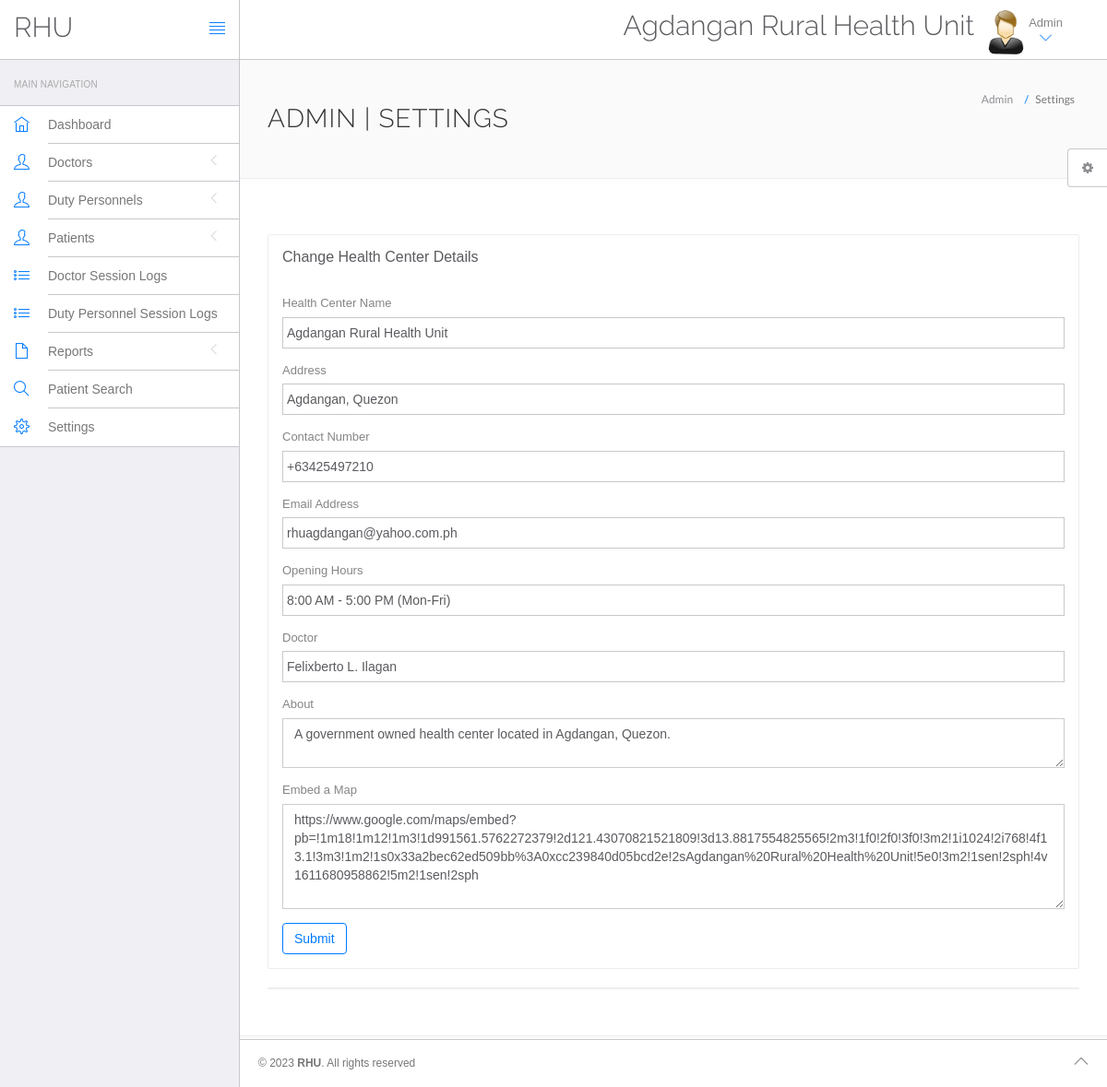
Screenshot of /admin/setting.php (signed in) with the database file from the repository.
### tables this page shows
CREATE TABLE `settings` (
  `id` int(11) NOT NULL,
  `HealthCenter` varchar(200) DEFAULT NULL,
  `Address` varchar(200) DEFAULT NULL,
  `ContactNo` varchar(12) DEFAULT NULL,
  `EmailAdd` mediumtext DEFAULT NULL,
  `OpeningHour` varchar(200) DEFAULT NULL,
  `Doctor` mediumtext DEFAULT NULL,
  `About` mediumtext DEFAULT NULL,
  `Map` longtext DEFAULT NULL
);

### admin/setting.php (the view, shortened to what this page needs)
<?php
include('include/config.php');
$no="";
$email="";
$hour="";
$doctor="";
$about="";
$map="";
$val=mysqli_query($con,"select * from settings where id = 1");
while ($row_val=mysqli_fetch_array($val)) {
	$address = $row_val['Address'];
	$no = $row_val['ContactNo'];
	$email = $row_val['EmailAdd'];
	$hour = $row_val['OpeningHour'];
	$doctor = $row_val['Doctor'];
	$about = $row_val['About'];
	$map = $row_val['Map'];
}
?>
<!DOCTYPE html>
<html lang="en">
	<head>
		<link rel="stylesheet" href="vendor/bootstrap/css/bootstrap.min.css">
		<link rel="stylesheet" href="vendor/fontawesome/css/font-awesome.min.css">
		<link rel="stylesheet" href="vendor/themify-icons/themify-icons.min.css">
		<link href="vendor/animate.css/animate.min.css" rel="stylesheet" media="screen">
		<link href="vendor/perfect-scrollbar/perfect-scrollbar.min.css" rel="stylesheet" media="screen">
		<link href="vendor/switchery/switchery.min.css" rel="stylesheet" media="screen">
		<link href="vendor/bootstrap-touchspin/jquery.bootstrap-touchspin.min.css" rel="stylesheet" media="screen">
		<link href="vendor/select2/select2.min.css" rel="stylesheet" media="screen">
		<link href="vendor/bootstrap-datepicker/bootstrap-datepicker3.standalone.min.css" rel="stylesheet" media="screen">
		<link href="vendor/bootstrap-timepicker/bootstrap-timepicker.min.css" rel="stylesheet" media="screen">
		<link rel="stylesheet" href="assets/css/styles.css">
		<link rel="stylesheet" href="assets/css/plugins.css">
		<link rel="stylesheet" href="assets/css/themes/theme-1.css" id="skin_color" />
	</head>
	<body>
		<div id="app">
<?php include('include/sidebar.php');?>
			<div class="app-content">
						<?php include('include/header.php');?>
				<div class="main-content" >
					<div class="wrap-content container" id="container">
						<section id="page-title">
							<div class="row">
								<div class="col-sm-8">
									<h1 class="mainTitle">Admin | Settings</h1>
																	</div>
								<ol class="breadcrumb">
									<li>
										<span>Admin</span>
									</li>
									<li class="active">
										<span>Settings</span>
									</li>
								</ol>
							</div>
						</section>
						<div class="container-fluid container-fullw bg-white">
							<div class="row">
								<div class="col-md-12">
									<div class="row margin-top-30">
										<div class="col-md-12">
											<div class="panel panel-white">
												<div class="panel-heading">
													<h5 class="panel-title">Change Health Center Details</h5>
												</div>
												<div class="panel-body">
													<form action="" role="form" name="" method="post" autocomplete="off">
														<div class="form-group">
															<label for="hc-name">
																Health Center Name
															</label>
															<input type="text" name="healthcenter" class="form-control" value="<?php  echo $name;?>" required="true">
														</div>
														<div class="form-group">
															<label for="hc-address">
																Address
															</label>
															<input type="text" name="address" class="form-control" value="<?php  echo $address;?>" required="true">
														</div>
														<div class="form-group">
															<label for="hc-contactno">
																Contact Number
															</label>
															<input type="text" name="contactno" class="form-control" value="<?php  echo $no;?>" required="true" maxlength="12">
														</div>
														<div class="form-group">
															<label for="hc-email">
																Email Address
															</label>
															<input type="email" name="emailadd" class="form-control" value="<?php  echo $email;?>" required="true">
														</div>
														<div class="form-group">
															<label for="hc-openhr">
																Opening Hours
															</label>
															<input type="text" name="openhour" class="form-control"  value="<?php  echo $hour;?>" required="true">
														</div>
														<div class="form-group">
															<label for="hc-doctor">
																Doctor
															</label>
															<input type="text" name="doctor" class="form-control"  value="<?php  echo $doctor;?>" required="true">
														</div>
														<div class="form-group">
															<label for="hc-about">
																About
															</label>
															<textarea type="text" name="about" class="form-control" required="true"><?php  echo $about;?></textarea>
														</div>
														<div class="form-group">
															<label for="hc-map">
																Embed a Map
															</label>
															<textarea type="text" name="map" class="form-control" rows="5" required="true"><?php  echo $map;?></textarea>
														</div>
														<button type="submit" name="submit" class="btn btn-o btn-primary">
															Submit
														</button>
													</form>
												</div>
											</div>
										</div>
											</div>
										</div>
									<div class="col-lg-12 col-md-12">
											<div class="panel panel-white">
											</div>
										</div>
									</div>
								</div>
							</div>
						</div>
					</div>
	<?php include('include/footer.php');?>
	<?php include('include/setting.php');?>
		</div>
	</body>
</html>

### admin/include/header.php (shortened to what this page needs)
<?php
include("include/config.php");
$val=mysqli_query($con,"select * from settings where id = 1");
while ($row_val=mysqli_fetch_array($val)) {
	$name = $row_val['HealthCenter'];
}
?>
<header class="navbar navbar-default navbar-static-top">
					<div class="navbar-header">
						<a class="navbar-brand" href="#">
							<h2 style="padding-top:20%; ">RHU</h2>
						</a>
						<a href="#" class="sidebar-toggler pull-right visible-md visible-lg" data-toggle-class="app-sidebar-closed" data-toggle-target="#app">
							<i class="ti-align-justify"></i>
						</a>
					</div>
					<div class="navbar-collapse collapse">
						<ul class="nav navbar-right">
								<li  style="padding-top:2% ">
								<h2><?php echo $name;?></h2>
							</li>
							<li class="dropdown current-user">
								<a href class="dropdown-toggle" data-toggle="dropdown">
									<img src="assets/images/images.jpg" > <span class="username">
<?php $query=mysqli_query($con,"select fullname from admin where id='".$_SESSION['id']."'");
while($row=mysqli_fetch_array($query))
{
	echo $row['fullname'];
} ?>
									<i class="ti-angle-down"></i></i></span>
								</a>
							</li>
						</ul>
					</div>
				</header>

### admin/assets/css/themes/theme-1.css (style rules this page uses)
body { background: #FAFAFA; }
header .navbar-header { background: #ffffff !important; border-right-color: #c8c7cc !important; border-bottom-color: #c8c7cc !important; }
header .navbar-header .sidebar-toggler, header .navbar-header .sidebar-mobile-toggler { color: #007aff !important; }
header .navbar-header .navbar-brand { color: #777 !important; }
header .navbar-collapse { background: #ffffff !important; border-bottom-color: #c8c7cc !important; box-shadow: none !important; }
header .navbar-collapse .navbar-right > li > a { color: #777; }
header .navbar-collapse .navbar-right > li > a i { color: #007aff !important; }

### admin/setting.php (style rules this page uses)
input[type=text] { text-transform: capitalize; }

### rows the page displays
settings: HealthCenter "Agdangan Rural Health Unit", healthcenter "Agdangan Rural Health Unit", address "Agdangan, Quezon", contactno "+63425497210", emailadd "rhuagdangan@yahoo.com.ph", openhour "8:00 AM - 5:00 PM (Mon-Fri)", doctor "Felixberto L. Ilagan", about "A government owned health center located in Agdangan, Quezon.", map "https://www.google.com/maps/embed?pb=!1m18!1m12!1m3!1d991561.5762272379!2d121.43070821521809!3d13.8817554825565!2m3!1f0!2f0!3f0!3m2!1i1024!2i768!4f13.1!3m3!1m2!1s0x33a2bec62ed509bb%3A0xcc239840d05bcd2e!2sAgdangan%20Rural%20Health%20Unit!5e0!3m2!1sen!2sph!4v1611680958862!5m2!1sen!2sph"

### other values shown
$row['fullname'] "Admin"
